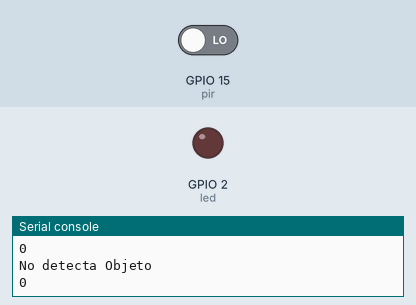
A program run on a simulated ESP32 board running MicroPython. Shown: output pins drawn as LEDs (lit = HIGH), the last lines printed to the serial console. Wiring (from the project's diagram.json): red LED on GPIO 2, PIR motion sensor on GPIO 15. Dashed ring = blinking. The test bench sets the inputs (shaded band); at power-on: GPIO 15 (pir) LOW.

Above: at 1.2 s.
1.3 s: GPIO 15 (pir) driven HIGH
At 2.4 s:
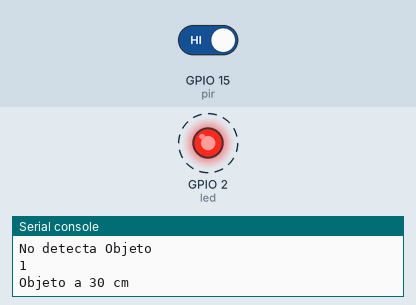
Timing chart, 0 to 10.3 s (numbered marks = the images above; inputs shaded):
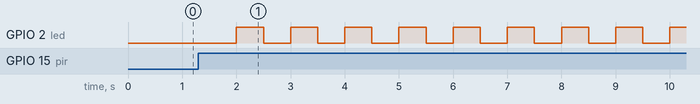

The program:

main.py
```python
from machine import Pin
import utime

pir = Pin(15, Pin.IN, Pin.PULL_DOWN)
led = Pin(2, Pin.OUT)

while True:
    estado = pir.value()
    print(estado)
    utime.sleep_ms(500)

    if estado == 0:
        print("No detecta Objeto")
        led.value(0)
    else:
        print("Objeto a 30 cm")
        while True:
            led.value(1)
            utime.sleep_ms(500)
            led.value(0)
            utime.sleep_ms(500)
```

Measured:
- after the input at 1.3 s, GPIO 2 (led): alternates HIGH for 0.50 s and LOW for 0.50 s, starting after 0.70 s
